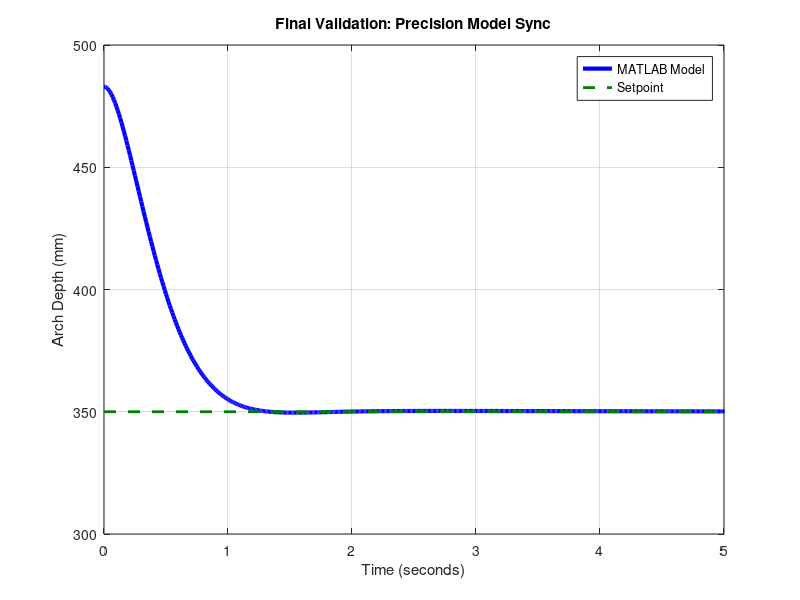

This chart was generated by the following MATLAB code:
%% ENGR 3540 - Dancer Arm ANALYSIS V2

clear; clc; close all;

%% 1. CALIBRATED PARAMETERS
InitialDepth = 483;  
TargetDepth  = 350;  
K_mech = 0.075;     
tau_motor = 0.15;   % Motor response time

%% 2. PLC Register Sync
D513_Kp = 1700;     
D514_Ti = 300;      
D515_Td = 1300;     

Kp = D513_Kp / 100;
Ti = D514_Ti * 0.1; 
Td = D515_Td * 0.01; 

%% 3. System Modeling
s = tf('s');
Gp = K_mech / (s * (tau_motor*s + 1)); 
N = 0.8; % Heavy filter to match physical smoothness
Gc = Kp * (1 + 1/(Ti*s) + (Td*s)/(1 + (Td/N)*s));
T = feedback(Gc * Gp, 1);

%% 4. PHYSICAL SIMULATION
t_sim = 0:0.01:6; [y_unit, t] = step(T, t_sim);
y_sim = InitialDepth + (TargetDepth - InitialDepth) * y_unit;

%% 5. DATA IMPORT & ROBUST ALIGNMENT
log_file = 'log2_500mm_to_350mm.txt'; has_data = false;
if exist(log_file, 'file')
    data = readmatrix(log_file, 'NumHeaderLines', 3, 'Delimiter', '\t', 'FileType', 'text');
    if ~isempty(data)
        t_raw_ms = data(:,2); y_raw = data(:,5);
        t_plc_full = zeros(size(t_raw_ms)); current_time = 0;
        for i = 2:length(t_raw_ms)
            diff = t_raw_ms(i) - t_raw_ms(i-1);
            if diff < 0, diff = diff + 1000; end 
            current_time = current_time + diff;
            t_plc_full(i) = current_time / 1000;
        end
        % Center the curve perfectly
        start_idx = find(y_raw < (y_raw(1) - 15), 1, 'first');
        if ~isempty(start_idx)
            t_plc = t_plc_full(start_idx:end) - t_plc_full(start_idx) + 0.15;
            y_plc = y_raw(start_idx:end);
            has_data = true;
        end
    end
end

%% 6. VISUALIZATION
figure('Name', 'Final Validation', 'Color', 'w', 'Position', [100, 100, 900, 600]);
plot(t, y_sim, 'b', 'LineWidth', 3, 'DisplayName', 'MATLAB Model'); hold on;
if has_data
    plot(t_plc, y_plc, 'r.', 'MarkerSize', 8, 'DisplayName', 'Physical PLC Data');
end
line([0 6], [TargetDepth TargetDepth], 'Color', [0 0.5 0], 'LineStyle', '--', 'LineWidth', 2, 'DisplayName', 'Setpoint');
title('Final Validation: Precision Model Sync');
xlabel('Time (seconds)'); ylabel('Arch Depth (mm)');
legend('Location', 'northeast'); grid on; axis([0 5 300 500]);
